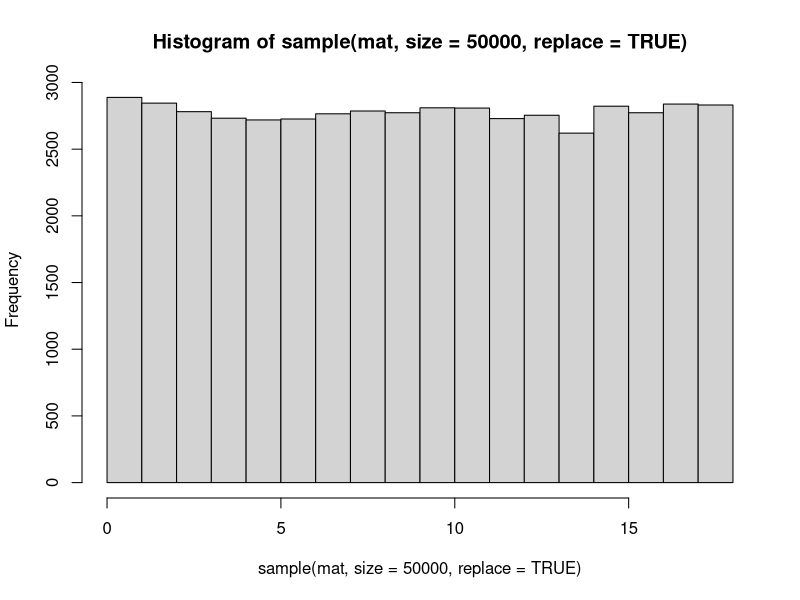
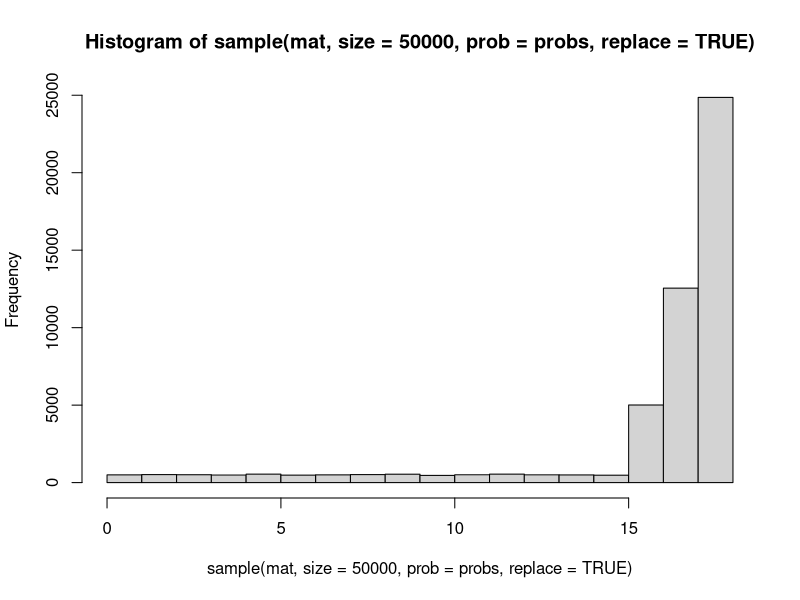
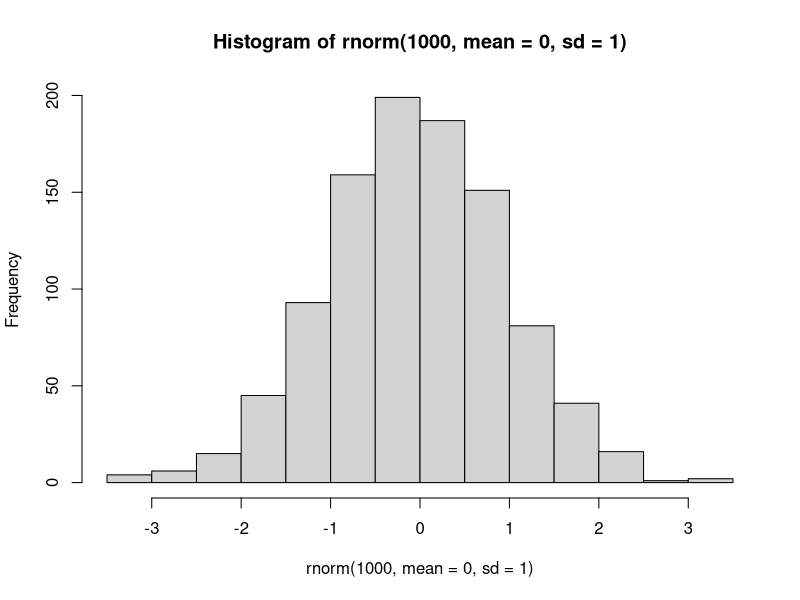
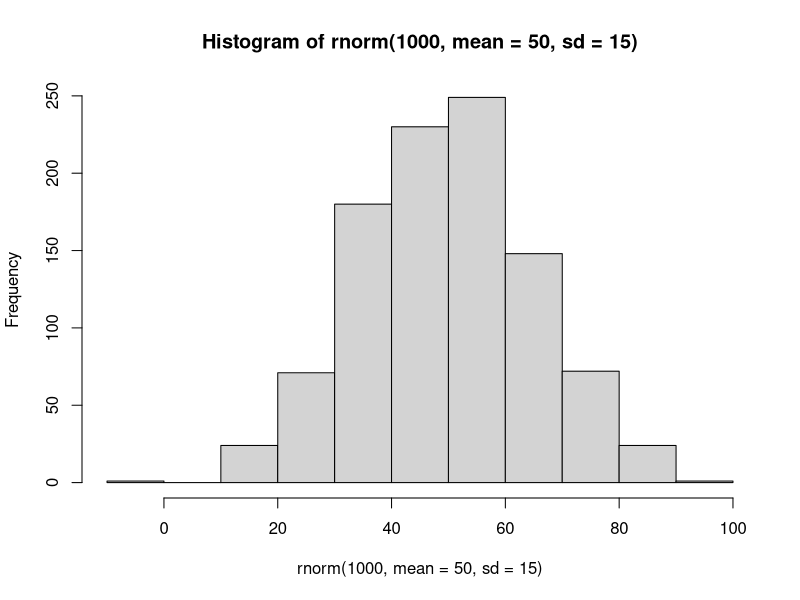
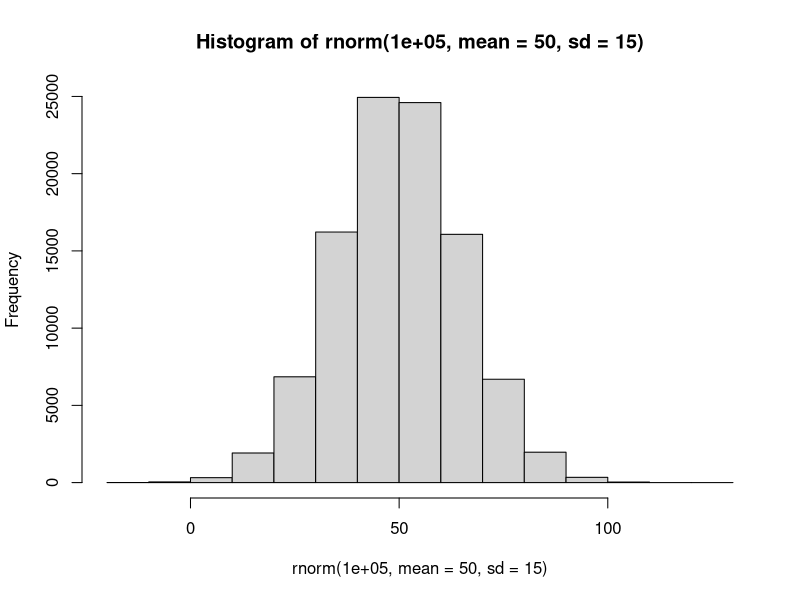
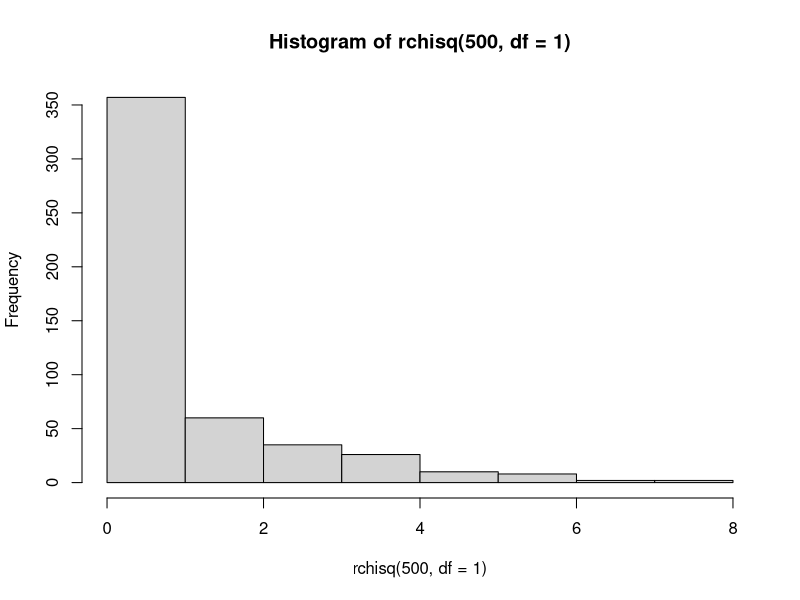
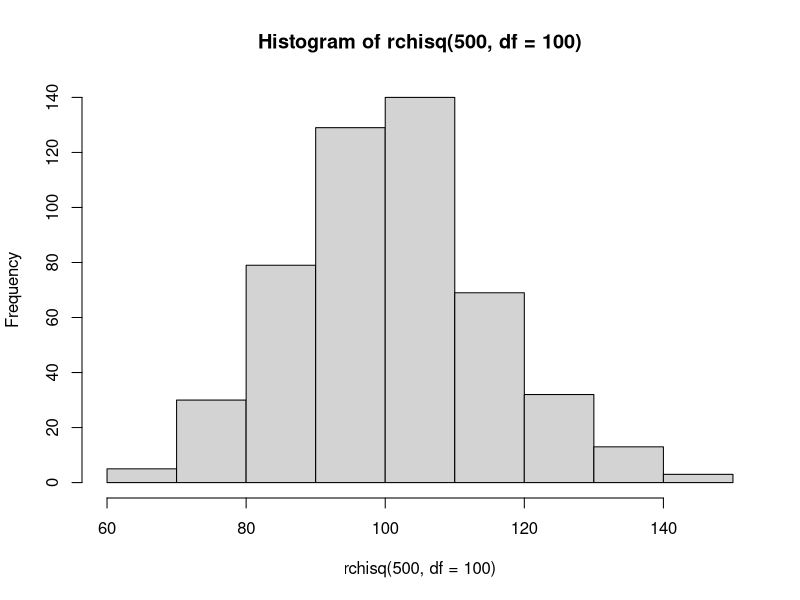
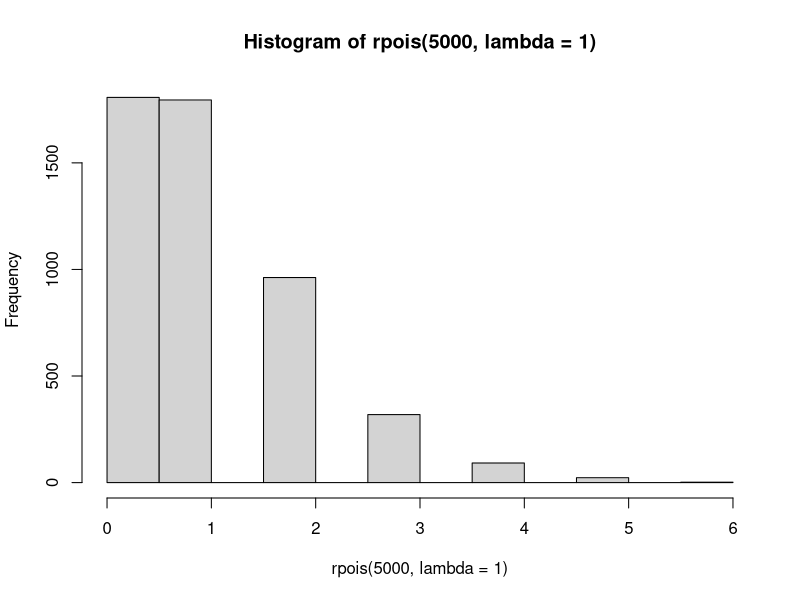

Source code (R) for these figures, in order:
## ---- chunk 1
knitr::opts_chunk$set(dev.args=list(bg="transparent"))
## ---- chunk 2
library(mvtnorm)  # Multivariate Normal tools
## ---- chunk 3
c(1, 2, 3, 4, 3, 2, 1)
c(1:4, 3:1)
## ---- chunk 4
matrix(1:15, nrow = 3, ncol = 5, byrow = TRUE)
## ---- chunk 5
mat <- matrix(1:18, 3, 6)
mat
c(mat)
## ---- chunk 6
sample(mat)
## ---- chunk 7
sample(mat, size = 5)
## ---- chunk 8
sample(mat, size = 50, replace = TRUE)
## ---- chunk 9
hist(sample(mat, size = 50000, replace=TRUE), breaks = 0:18)
## ---- chunk 10
probs <- c(rep(.01, 15), .1, .25, .50)
probs
hist(sample(mat, size = 50000, prob = probs, replace=TRUE), breaks = 0:18)

## ---- chunk 11
set.seed(123)
sample(mat, size = 50, replace = TRUE)
set.seed(123)
sample(mat, size = 50, replace = TRUE)
## ---- chunk 12
set.seed(123)
sample(mat, size = 5, replace = TRUE)
sample(mat, size = 7, replace = TRUE)
set.seed(123)
sample(mat, size = 5, replace = TRUE)
sample(mat, size = 7, replace = TRUE)
## ---- chunk 13
hist(rnorm(1000, mean = 0, sd = 1))
## ---- chunk 14
hist(rnorm(1000, mean = 50, sd = 15))
## ---- chunk 15
hist(rnorm(100000, mean = 50, sd = 15))
## ---- chunk 16
hist(rchisq(500, df = 1))
## ---- chunk 17
hist(rchisq(500, df = 100))
## ---- chunk 18
hist(rpois(5000, lambda = 1))
## ---- chunk 19
hist(rpois(5000, lambda = 100))
## ---- chunk 20
run <- rbinom(1000, size = 1, prob = .75) 
table(run)
## ---- chunk 21
hist(run)
## ---- chunk 22
run <- rbinom(10000, size = 60, prob = .75)
table(run)
## ---- chunk 23
hist(run)
## ---- chunk 24
sigma <- matrix(c(30, 15, 15, 30), 2, 2)
sigma
means <- c(97, 63)
data <- rmvnorm(n = 1000, mean = means, sigma = sigma)
colMeans(data)
var(data)
## ---- chunk 25
plot(data)
## ---- chunk 26
sigma <- matrix(c(1, 0, 0, 1), 2, 2)
sigma
means <- c(0, 0)
data <- rmvnorm(n = 1000, mean = means, sigma = sigma)
colMeans(data)
var(data)
## ---- chunk 27
plot(data)
## ---- chunk 28
par(mfrow = c(1, 2))
hist(data[, 1])
hist(data[, 2])
